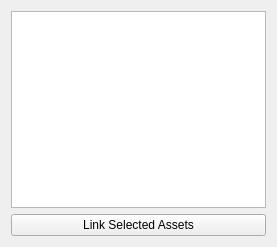
<?xml version="1.0" encoding="UTF-8"?>
<ui version="4.0">
 <class>CreateAsset</class>
 <widget class="QWidget" name="CreateAsset">
  <property name="geometry">
   <rect>
    <x>0</x>
    <y>0</y>
    <width>277</width>
    <height>247</height>
   </rect>
  </property>
  <property name="windowTitle">
   <string>Form</string>
  </property>
  <layout class="QVBoxLayout" name="verticalLayout">
   <item>
    <widget class="QListWidget" name="lis_assets">
     <property name="selectionMode">
      <enum>QAbstractItemView::ExtendedSelection</enum>
     </property>
    </widget>
   </item>
   <item>
    <widget class="QPushButton" name="btn_add">
     <property name="text">
      <string>Link Selected Assets</string>
     </property>
    </widget>
   </item>
  </layout>
 </widget>
 <resources/>
 <connections/>
</ui>
